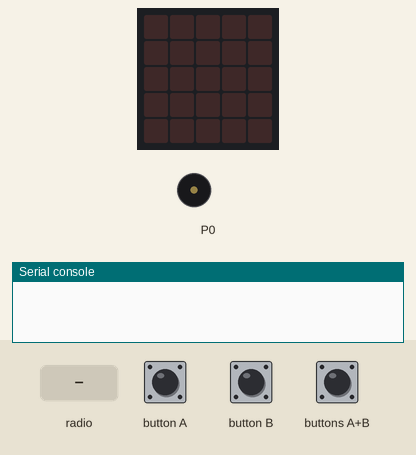
Simulated run of this program. Board: BBC micro:bit (MakeCode). On the bench: the board's 5×5 LED display, buzzer (waves = sounding), the last lines printed to the serial console. The inputs (shaded band) are chosen by the test bench. No radio messages arrive unless stated (any console line starting 'radio sent:' is added by the test bench).

Above: at 1.2 s.
1.3 s: buttons A+B pressed for 3.2 s
At 5.8 s:
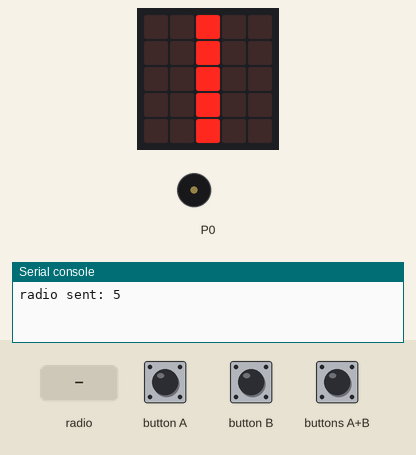
6.1 s: radio message "HEART" arrives
At 9.0 s:
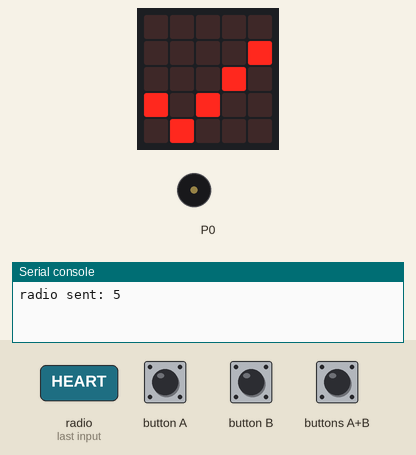
9.1 s: radio message "error" arrives
At 12.0 s:
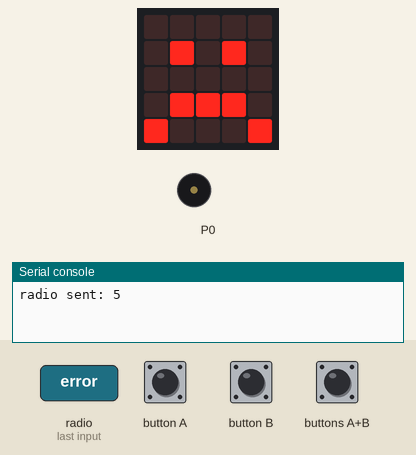
12.1 s: radio message "DUCK" arrives
15.1 s: buttons A+B pressed for 3.2 s
At 20.0 s:
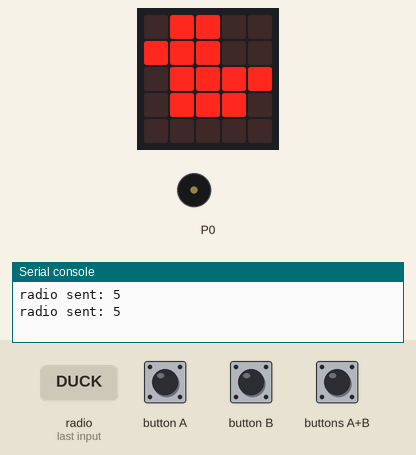
20.3 s: radio message "HOUSE" arrives
At 26.4 s:
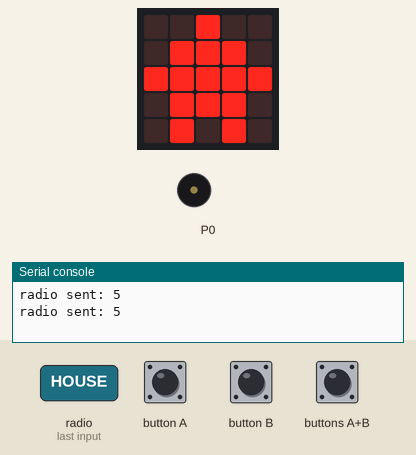
Timing chart, 0 to 26.8 s (numbered marks = the images above; inputs shaded):
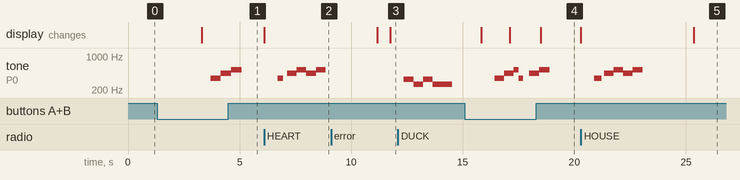

Measured:
- after the input at 1.3 s, tone on P0: silent → 349 Hz after 2.4 s, → 440 Hz 0.47 s later, → 523 Hz 0.47 s later, → silent 0.46 s later; the display: changes after 2.0 s (image 1)
- after the input at 6.1 s, tone on P0: plays 349 Hz for 0.25 s, 440 Hz for 0.43 s, 523 Hz for 0.43 s, 440 Hz for 0.43 s, 523 Hz for 0.43 s, starting after 0.60 s; the display: changes at once (image 2)
- after the input at 9.1 s, the display: first differs from a run without the input after 2.7 s (image 3)
- after the input at 15.1 s, the display: first differs from a run without the input after 2.0 s (image 4 shows a later state)
- after the input at 20.3 s, tone on P0: plays 349 Hz for 0.32 s, 440 Hz for 0.43 s, 523 Hz for 0.43 s, 440 Hz for 0.43 s, 523 Hz for 0.43 s, starting after 0.60 s; the display: first changes at once (image 5 shows a later state)

The program:

Microbit_ID.py
```python
def on_received_string(receivedString):

    # If string returned is "error", signifies that system was unable to get help
    if receivedString == "error":
        basic.show_icon(IconNames.SAD)
        music.play_melody("E C E C C - - - ", 140)

    # Else, display success
    else:
        # Notify user of success with audio and visual
        basic.show_icon(IconNames.YES)
        music.play_melody("F A C5 A C5 - - - ", 140)
        basic.pause(1000)

        # Display ICON to match with volunteer
        if receivedString == "HEART" : basic.show_icon(IconNames.Heart)
        elif receivedString == "DUCK" : basic.show_icon(IconNames.Duck)
        elif receivedString == "HOUSE" : basic.show_icon(IconNames.House)
        elif receivedString == "GHOST" : basic.show_icon(IconNames.Ghost)
        elif receivedString == "UMBRELLA" : basic.show_icon(IconNames.Umbrella)
        elif receivedString == "RABBIT" : basic.show_icon(IconNames.Rabbit)
        elif receivedString == "SNAKE" : basic.show_icon(IconNames.Snake)
        elif receivedString == "TARGET" : basic.show_icon(IconNames.Target)
        elif receivedString == "PITCHFORK" : basic.show_icon(IconNames.Pitchfork)
        elif receivedString == "SCISSORS" : basic.show_icon(IconNames.Scissors)

radio.on_received_string(on_received_string)

radio.set_group(222)
music.set_volume(175)

def on_forever():

    # Implement a press-and-hold for both buttons
    if input.button_is_pressed(Button.AB):
        basic.pause(2000)

        #Second check, if AB still pressed, then send signal to Pi Microbit
        if input.button_is_pressed(Button.AB):
            radio.send_number(5)

            #Play sound and show LED to signify that SOS has been sent
            basic.show_leds("""
                . . # . .
                . . # . .
                . . # . .
                . . # . .
                . . # . .
            """)
            music.play_melody("F A C5 - - - - - ", 130)
basic.forever(on_forever)
```
